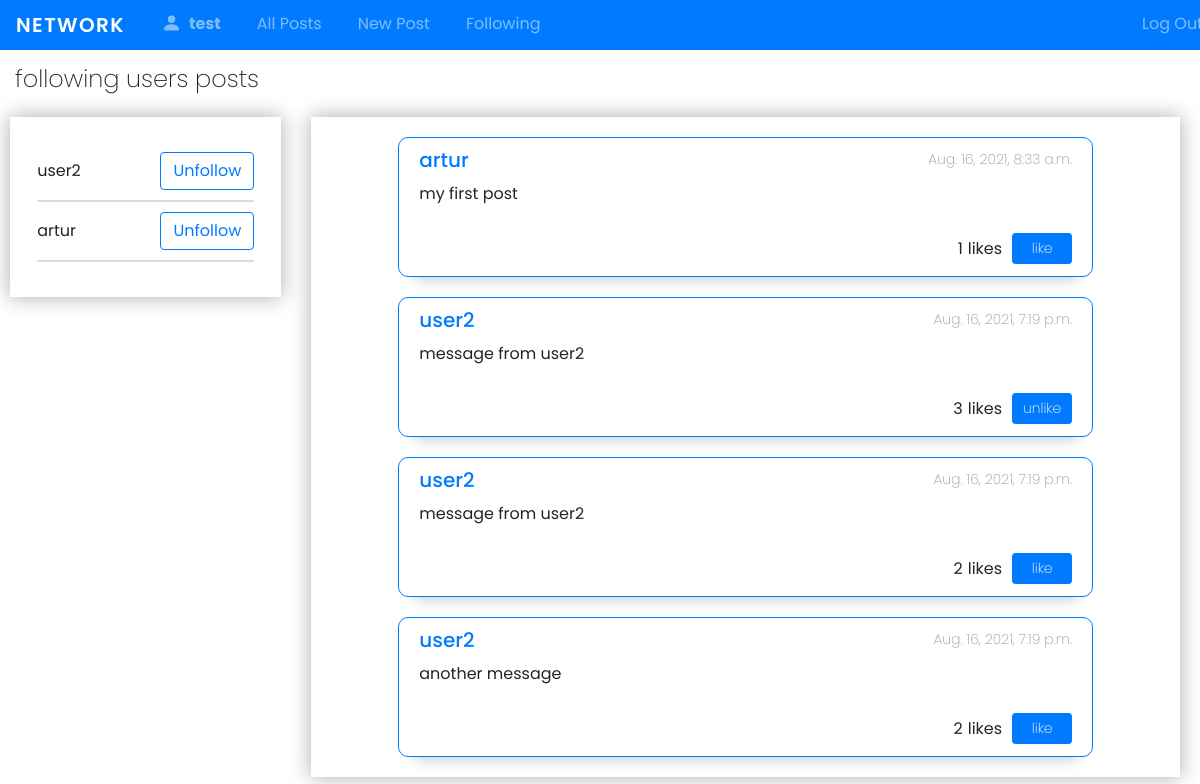
Screenshot of /following/1/ (signed in) with the database file from the repository.
### network/models.py (models this page shows, shortened)
class User(AbstractUser):
    image = models.ImageField(upload_to='images',  default='images/user.png')
    following = models.ManyToManyField(
        "self", blank=True, related_name="followers", symmetrical=False
    )
    def __str__(self):
        return f"{self.username}"

class Post(models.Model):
    user = models.ForeignKey("User", on_delete=models.CASCADE)
    text = models.TextField(max_length=500)
    timestamp = models.DateTimeField(auto_now_add=True)
    liked = models.ManyToManyField(User, blank=True, related_name='likes')
    def total_likes(self):
        return self.liked.all().count()

### network/views.py (the view)
# urls.py: path("following/<int:id>/", views.show_followers_posts, name="following"),
@login_required
def show_followers_posts(request, id):
    user = User.objects.get(id=request.user.id)
    userShow = user.followers.all()
    posts = Post.objects.filter(user__id__in=userShow)
    paginator = Paginator(posts, 10)
    page_number = request.GET.get('page')
    page_obj = paginator.get_page(page_number)
    return render(request, "network/following.html", {
        'users': userShow,
        'posts': page_obj,
        'userMain': user
    })

### network/templates/network/following.html (shortened to what this page needs)
{% extends 'network/layout.html' %}
{% block body %}
<h4 id="following-title">following users posts</h4>
<div class="user-info-container">
    <div class="user-info-wrapper" id="following-wrapper">
        {% for user in users %}
        <div class="following-user">
            <p>{{user}}</p>
            <a href="{% url 'followers' id=user.id %}">
                <button type="button" class="btn btn-outline-primary">Unfollow</button>
            </a>
        </div>
        {% empty %}
        <h5>No followers</h5>
        {% endfor %}
    </div>
    <div class="user-info-body">
        {% for post in posts %}
        <div class="post-body">
            <div class="post-body-header">
                <a href="{% url 'user_info' post.user.id %}">
                    <h5>{{post.user}}</h5>
                </a>
                <p>{{post.timestamp}}</p>
            </div>
            <p class="post-body-text">{{post.text}}</p>
            <div class="post-buttons">
                <div class="post-likes">
                    <div class="post-body-likes like-count{{post.id}}">{{post.total_likes}}</div>
                    <div>likes</div>
                </div>
                <form action="{% url 'like-post-view' %}" method="POST" class="like-form" id="{{post.id}}">
                    {% if user.is_authenticated %}
                    <button id="like-btn" class="like-btn{{post.id}} btn btn-primary btn-sm" type="submit">
                        {% if user not in post.liked.all %}
                        like
                        {% else %}
                        unlike
                        {% endif %}
                    </button>
                    {% endif %}
                </form>
            </div>
        </div>
        {% empty %}
        <h3 class="message">You are not following any users</h3>
        {% endfor %}
    </div>
</div>
{% endblock %}

### network/templates/network/layout.html (shortened to what this page needs)
{% load static %}
<!DOCTYPE html>
<html lang="en">
<head>
    <link rel="stylesheet" href="https://stackpath.bootstrapcdn.com/bootstrap/4.4.1/css/bootstrap.min.css"
>
    <link rel="stylesheet" href="https://cdn.jsdelivr.net/npm/bootstrap-icons@1.5.0/font/bootstrap-icons.css">
    <link href="{% static 'network/styles.css' %}" rel="stylesheet">
</head>
<body>
    <nav class="navbar navbar-expand-md navbar-dark bg-primary">
        <a class="navbar-brand" href="#">Network</a>
        <div>
            <ul class="navbar-nav mr-auto">
                {% if user.is_authenticated %}
                <li class="nav-item">
                    <a class="nav-link" href="{% url 'user_info' user.id %}"><svg xmlns="http://www.w3.org/2000/svg"
                            width="16" height="16" fill="currentColor" class="bi bi-person-fill" viewBox="0 0 16 16">
                            <path d="M3 14s-1 0-1-1 1-4 6-4 6 3 6 4-1 1-1 1H3zm5-6a3 3 0 1 0 0-6 3 3 0 0 0 0 6z" />
                        </svg><strong>{{user.username}}</strong></a>
                </li>
                {% endif %}
                <div class="navbar-body">
                    <li class="nav-item">
                        <a class="nav-link" href="{% url 'index' %}">All Posts</a>
                    </li>
                </div>
                {% if user.is_authenticated %}
                <div class="navbar-body">
                    <li class="nav-item">
                        <a class="nav-link" href="{% url 'newpost' %}">New Post</a>
                    </li>
                </div>
                <div class="navbar-body">
                    <li class="nav-item">
                        <a class="nav-link" href="{% url 'following' user.id %}">Following</a>
                    </li>
                </div>
                <li class="nav-item">
                    <a class="nav-link" href="{% url 'logout' %}">Log Out</a>
                </li>
                {% endif %}
            </ul>
        </div>
    </nav>
    <div class="body">
        {% block body %}
        {% endblock %}
    </div>
</body>
</html>

### network/static/network/styles.css (style rules this page uses)
*, *::after, *::before { margin: 0; padding: 0; box-sizing: border-box; font-family: 'Poppins', sans-serif; }
body { overflow-x: hidden; }
.navbar { width: 100%; height: 50px; }
.navbar-brand { text-transform: uppercase; font-weight: 600; letter-spacing: 1.4px; }
.navbar-nav { display: flex; width: 90vw; }
.navbar-body:last-of-type { flex: 1; }
.nav-item { padding: 0 10px; }
.nav-link > svg { width: 25px; height: 25px; margin-right: 5px; padding-bottom: 5px; }
.post-body { width: 80%; border: 1px solid #007bff; border-radius: 10px; margin: 20px auto; -webkit-box-shadow: 0px 17px 14px -16px rgba(0,0,0,0.25); box-shadow: 0px 17px 14px -16px rgba(0,0,0,0.25); }
.post-body-header { display: flex; justify-content: space-between; align-items: center; padding: 10px 20px; }
.post-body-header > a { text-decoration: none; }
.post-body-header > a > h5 { margin-bottom: 0; }
.post-body-header > p { font-size: 14px; font-weight: 200; color: #999; margin-bottom: 0; }
.post-body-text { font-size: 16px; padding: 0 20px; width: 90%; }
.post-likes { display: flex; align-items: center; margin-right: 10px; flex: 1; font-weight: 400; }
.post-body-likes { width: 35%; margin-left: auto; margin-right: 0; padding: 5px 5px 5px 15px; text-align: right; }
.post-buttons { display: flex; padding: 10px 20px; align-items: center; justify-content: flex-end; }
#like-btn { width: 60px !important; font-weight: 200 !important; }
.user-info-container { display: flex; }
.user-info-body { width: 80%; margin: 10px 20px; -webkit-box-shadow: 0px 0px 19px 1px rgba(0,0,0,0.3); box-shadow: 0px 0px 19px 1px rgba(0,0,0,0.3); }
.user-info-wrapper { width: 25%; height: 60vh; margin: 10px; display: flex; flex-direction: column; justify-content: center; align-items: center; -webkit-box-shadow: 0px 0px 19px 1px rgba(0,0,0,0.3); box-shadow: 0px 0px 19px 1px rgba(0,0,0,0.3); }
#following-wrapper { justify-content: flex-start; padding: 30px 0; height: 100%; }
#following-title { padding: 15px 0 5px 15px; font-weight: 200; }
.following-user { display: flex; width: 80%; margin: 5px auto; align-items: center; justify-content: space-between; padding-bottom: 10px; border-bottom: 2px solid #ddd; }
.following-user > p { margin: 0; }

### rows the page displays
User: username "test"
User: username "user2"
User: username "artur"
Post: user "artur", timestamp "Aug. 16, 2021, 8:33 a.m.", text "my first post", total_likes "1"
Post: user "user2", timestamp "Aug. 16, 2021, 7:19 p.m.", text "message from user2", total_likes "3", shows "unlike"
Post: user "user2", timestamp "Aug. 16, 2021, 7:19 p.m.", text "message from user2", total_likes "2"
Post: user "user2", timestamp "Aug. 16, 2021, 7:19 p.m.", text "another message", total_likes "2"
